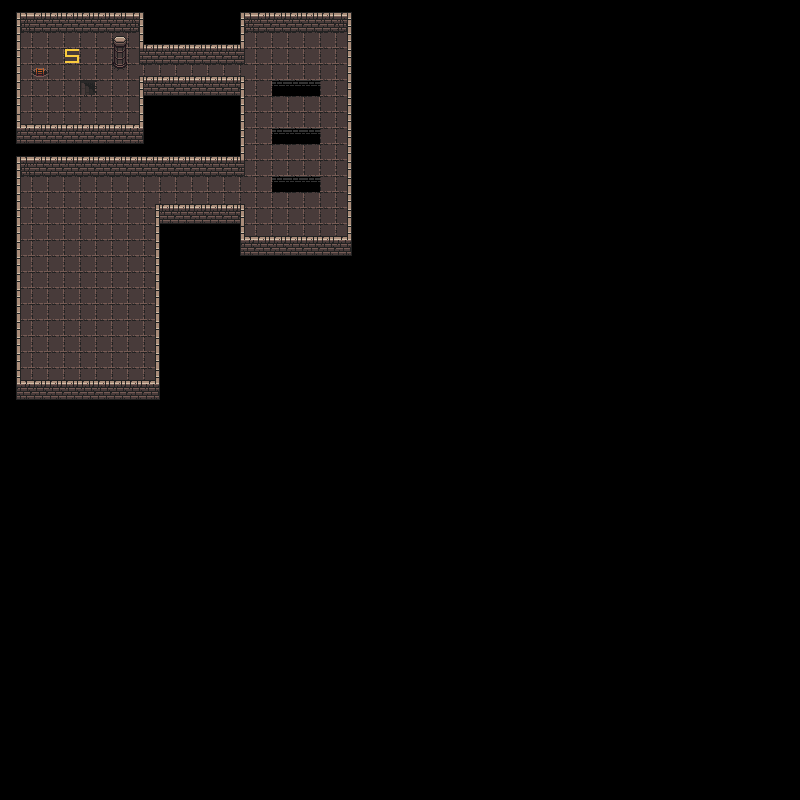

Rendered tile map (Tiled .tmx) drawn with the repository's tilesets; below, a short description and the map source with its tile grids summarised:
An orthogonal 50x50 tile map with 16x16 px tiles, 4 tile layers (floor, special, backWalls, frontWalls).

<map version="1.2" tiledversion="1.2.2" orientation="orthogonal" renderorder="right-down" width="50" height="50" tilewidth="16" tileheight="16" infinite="0" nextlayerid="30" nextobjectid="1">
 <tileset firstgid="1" source="DungeonTilesetII_V1.2.tsx" />
 <layer id="26" name="floor" width="50" height="50">
  <data>[2500 cells, 308 non-empty, 5 distinct tile ids]</data>
 </layer>
 <layer id="29" name="special" width="50" height="50">
  <data>[2500 cells, 1 non-empty, 1 distinct tile ids]</data>
 </layer>
 <layer id="27" name="backWalls" width="50" height="50">
  <data>[2500 cells, 74 non-empty, 9 distinct tile ids]</data>
 </layer>
 <layer id="28" name="frontWalls" width="50" height="50">
  <data>[2500 cells, 125 non-empty, 14 distinct tile ids]</data>
 </layer>
</map>